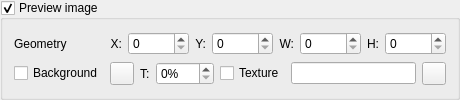
                 <widget class="QGroupBox" name="groupBoxPreview">
                  <property name="toolTip">
                   <string>Control display of preview image</string>
                  </property>
                  <property name="title">
                   <string>Preview image</string>
                  </property>
                  <property name="checkable">
                   <bool>true</bool>
                  </property>
                  <property name="checked">
                   <bool>true</bool>
                  </property>
                  <layout class="QGridLayout" name="gridLayout_8">
                   <item row="0" column="0">
                    <widget class="QLabel" name="labelScenePreviewGeometry">
                     <property name="text">
                      <string>Geometry</string>
                     </property>
                    </widget>
                   </item>
                   <item row="0" column="1">
                    <layout class="QHBoxLayout" name="horizontalLayout_5">
                     <item>
                      <widget class="QLabel" name="label_30">
                       <property name="sizePolicy">
                        <sizepolicy hsizetype="Fixed" vsizetype="Preferred">
                         <horstretch>0</horstretch>
                         <verstretch>0</verstretch>
                        </sizepolicy>
                       </property>
                       <property name="text">
                        <string>X:</string>
                       </property>
                       <property name="alignment">
                        <set>Qt::AlignRight|Qt::AlignTrailing|Qt::AlignVCenter</set>
                       </property>
                      </widget>
                     </item>
                     <item>
                      <widget class="QSpinBox" name="spinBoxScenePreviewPosX">
                       <property name="toolTip">
                        <string>X coordinate of item position</string>
                       </property>
                       <property name="maximum">
                        <number>99999</number>
                       </property>
                      </widget>
                     </item>
                     <item>
                      <widget class="QLabel" name="label_31">
                       <property name="sizePolicy">
                        <sizepolicy hsizetype="Fixed" vsizetype="Preferred">
                         <horstretch>0</horstretch>
                         <verstretch>0</verstretch>
                        </sizepolicy>
                       </property>
                       <property name="text">
                        <string>Y:</string>
                       </property>
                       <property name="alignment">
                        <set>Qt::AlignRight|Qt::AlignTrailing|Qt::AlignVCenter</set>
                       </property>
                      </widget>
                     </item>
                     <item>
                      <widget class="QSpinBox" name="spinBoxScenePreviewPosY">
                       <property name="toolTip">
                        <string>Y coordinate of item position</string>
                       </property>
                       <property name="maximum">
                        <number>99999</number>
                       </property>
                      </widget>
                     </item>
                     <item>
                      <widget class="QLabel" name="label_32">
                       <property name="sizePolicy">
                        <sizepolicy hsizetype="Fixed" vsizetype="Preferred">
                         <horstretch>0</horstretch>
                         <verstretch>0</verstretch>
                        </sizepolicy>
                       </property>
                       <property name="text">
                        <string>W:</string>
                       </property>
                       <property name="alignment">
                        <set>Qt::AlignRight|Qt::AlignTrailing|Qt::AlignVCenter</set>
                       </property>
                      </widget>
                     </item>
                     <item>
                      <widget class="QSpinBox" name="spinBoxScenePreviewWidth">
                       <property name="toolTip">
                        <string>Item width</string>
                       </property>
                       <property name="maximum">
                        <number>99999</number>
                       </property>
                      </widget>
                     </item>
                     <item>
                      <widget class="QLabel" name="label_33">
                       <property name="sizePolicy">
                        <sizepolicy hsizetype="Fixed" vsizetype="Preferred">
                         <horstretch>0</horstretch>
                         <verstretch>0</verstretch>
                        </sizepolicy>
                       </property>
                       <property name="text">
                        <string>H:</string>
                       </property>
                       <property name="alignment">
                        <set>Qt::AlignRight|Qt::AlignTrailing|Qt::AlignVCenter</set>
                       </property>
                      </widget>
                     </item>
                     <item>
                      <widget class="QSpinBox" name="spinBoxScenePreviewHeight">
                       <property name="toolTip">
                        <string>Item height</string>
                       </property>
                       <property name="maximum">
                        <number>99999</number>
                       </property>
                      </widget>
                     </item>
                    </layout>
                   </item>
                   <item row="1" column="0">
                    <widget class="QCheckBox" name="checkBoxScenePreviewBackground">
                     <property name="toolTip">
                      <string>Use background for this item</string>
                     </property>
                     <property name="text">
                      <string>Background</string>
                     </property>
                    </widget>
                   </item>
                   <item row="1" column="1">
                    <layout class="QHBoxLayout" name="horizontalLayout_4">
                     <item>
                      <widget class="QToolButton" name="toolButtonScenePreviewBackgroundColor">
                       <property name="sizePolicy">
                        <sizepolicy hsizetype="Minimum" vsizetype="Minimum">
                         <horstretch>0</horstretch>
                         <verstretch>0</verstretch>
                        </sizepolicy>
                       </property>
                       <property name="toolTip">
                        <string>Select background color</string>
                       </property>
                       <property name="text">
                        <string/>
                       </property>
                       <property name="icon">
                        <iconset resource="../qmc2.qrc">
                         <normaloff>:/data/img/colors.png</normaloff>:/data/img/colors.png</iconset>
                       </property>
                      </widget>
                     </item>
                     <item>
                      <widget class="QLabel" name="label_35">
                       <property name="text">
                        <string>T:</string>
                       </property>
                      </widget>
                     </item>
                     <item>
                      <widget class="QSpinBox" name="spinBoxScenePreviewBackgroundTransparency">
                       <property name="toolTip">
                        <string>Select background transparency</string>
                       </property>
                       <property name="suffix">
                        <string>%</string>
                       </property>
                       <property name="maximum">
                        <number>100</number>
                       </property>
                      </widget>
                     </item>
                     <item>
                      <widget class="QCheckBox" name="checkBoxScenePreviewBackgroundTexture">
                       <property name="toolTip">
                        <string>Use texture bitmap for background</string>
                       </property>
                       <property name="text">
                        <string>Texture</string>
                       </property>
                      </widget>
                     </item>
                     <item>
                      <widget class="QLineEdit" name="lineEditScenePreviewBackgroundTexture">
                       <property name="toolTip">
                        <string>Texture bitmap for background</string>
                       </property>
                      </widget>
                     </item>
                     <item>
                      <widget class="QToolButton" name="toolButtonBrowseScenePreviewBackgroundTexture">
                       <property name="sizePolicy">
                        <sizepolicy hsizetype="Fixed" vsizetype="Fixed">
                         <horstretch>0</horstretch>
                         <verstretch>0</verstretch>
                        </sizepolicy>
                       </property>
                       <property name="toolTip">
                        <string>Browse texture bitmap for background</string>
                       </property>
                       <property name="icon">
                        <iconset resource="../qmc2.qrc">
                         <normaloff>:/data/img/fileopen.png</normaloff>:/data/img/fileopen.png</iconset>
                       </property>
                      </widget>
                     </item>
                    </layout>
                   </item>
                  </layout>
                 </widget>
